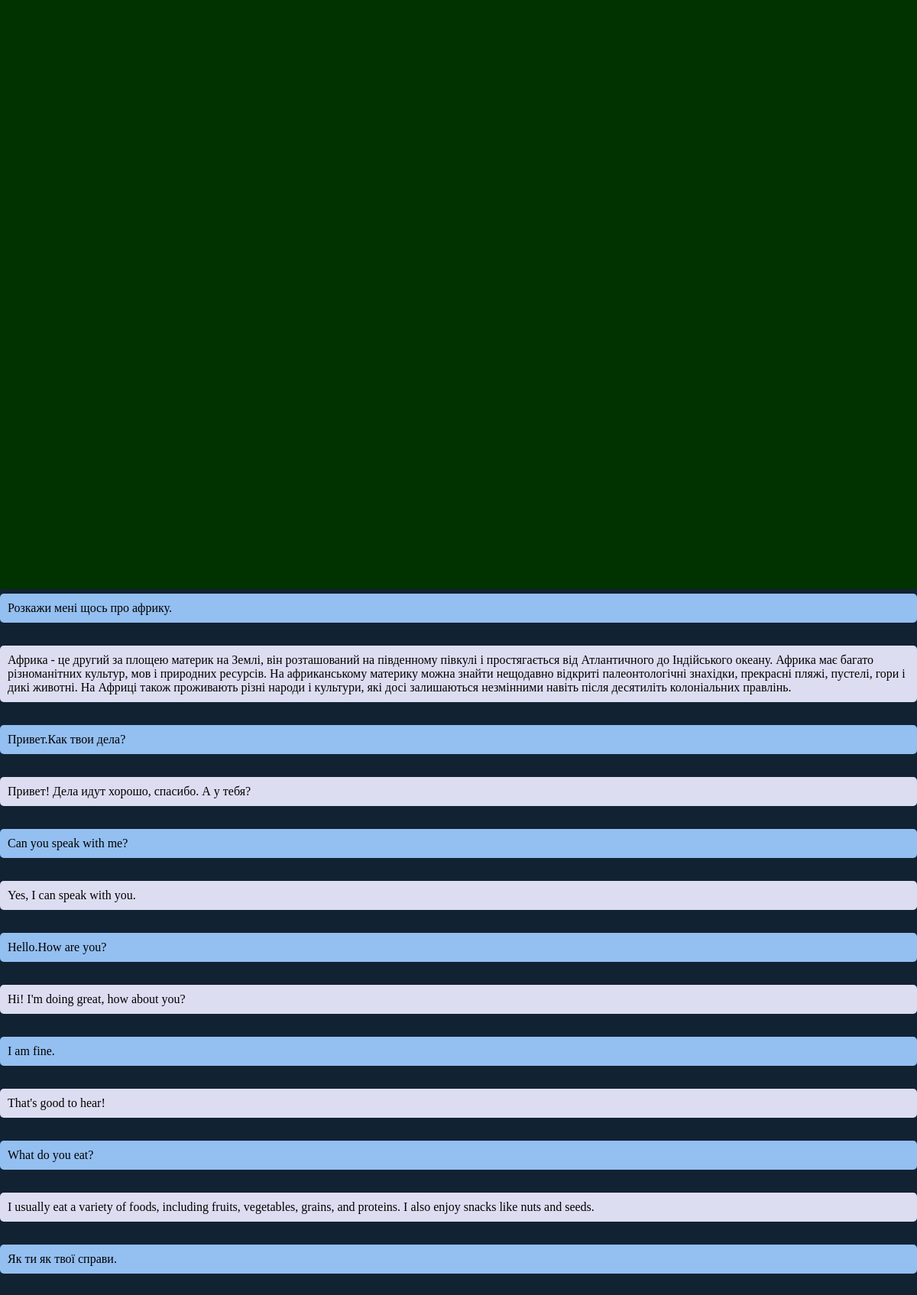
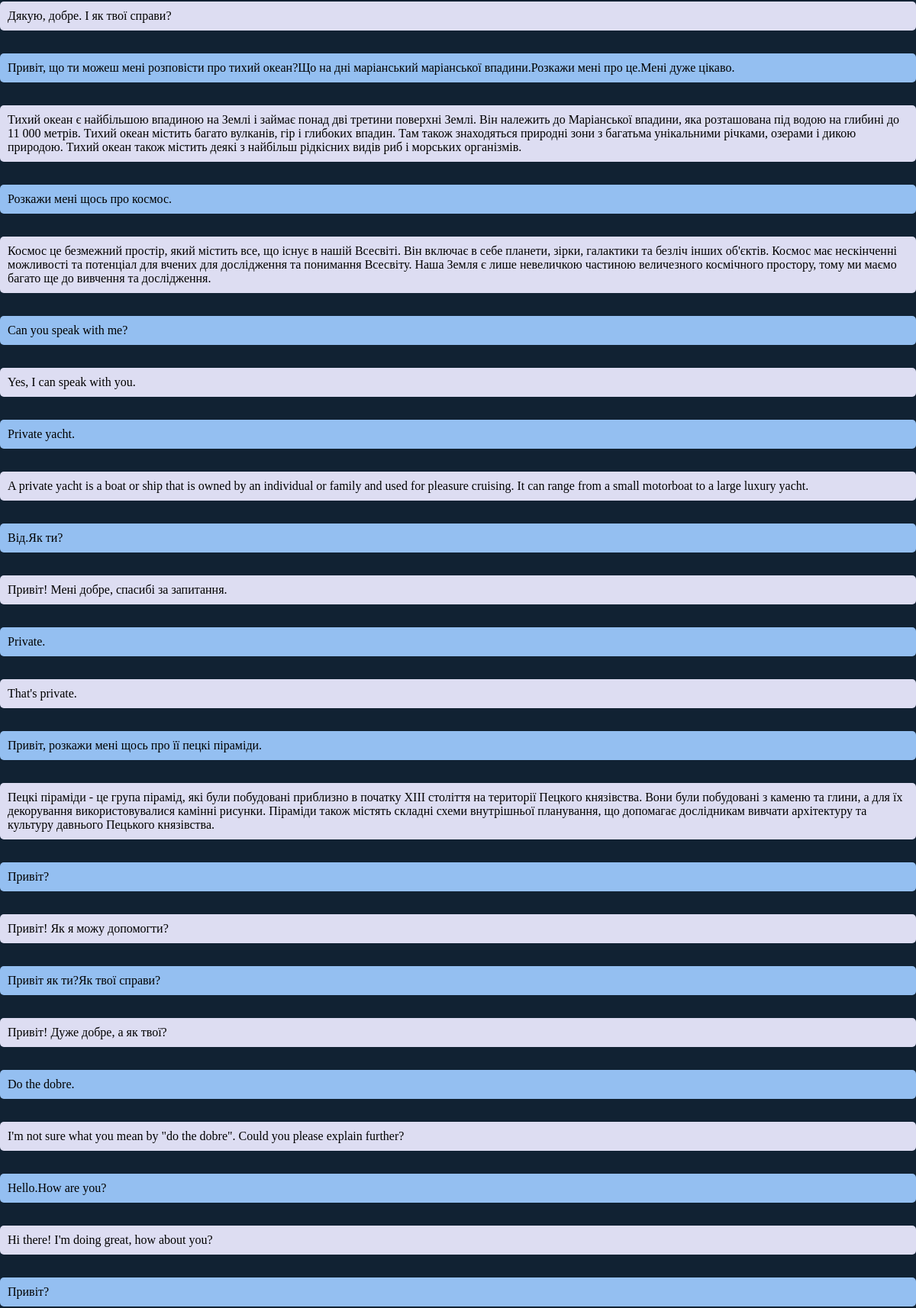
The page / (upper part) on the database its author committed (2 pictures, top to bottom).
### VoiceGPT/models.py (models this page shows)
class Message(models.Model):
    content = models.TextField()
    user_message = models.TextField()
    model_response = models.TextField()
    timestamp = models.DateTimeField(auto_now_add=True)
    class Meta:
        db_table = 'messages'

### VoiceGPT/views.py (the view)
# urls.py: path('', views.chat_view, name='chat'),
def chat_view(request):
    if request.method == 'POST':
        content_type = request.META.get('CONTENT_TYPE', '')
        if content_type == 'application/json':
            data = json.loads(request.body)
            received_text = data.get('text', '')
            if len(received_text) > 0:
                print(received_text)
                user_message = Message(user_message=received_text)
                user_message.save()
                response = handle_message(received_text)
                response_message = Message(model_response=response)
                response_message.save()
                form = MessageForm()
                messages = Message.objects.all().order_by('-timestamp')
                return render(request, 'chat.html', {'form': form, 'messages': messages, 'generated_response': response})
            else:
                return redirect('chat')
        elif content_type == 'application/x-www-form-urlencoded':
            content = request.POST.get('content')
            if len(content) > 0:
                print(content)
                user_message = Message(user_message=content)
                user_message.save()
                response = handle_message(content)
                response_message = Message(model_response=response)
                response_message.save()
                return redirect('chat')
            else:
                return redirect('chat')
    else:
        form = MessageForm()
    messages = Message.objects.all().order_by('-timestamp')
    return render(request, 'chat.html', {'form': form, 'messages': messages})

### VoiceGPT/templates/chat.html (shortened to what this page needs)
{% load static %}
<!DOCTYPE html>
<html lang="en">
<head>
    <link rel="stylesheet" href="{% static 'css/chat.css' %}">
</head>
<body>
    <div id="chat-container">
        <div id="chat-messages">
            {% for message in messages reversed %}
                {% if message.user_message %}
                    <div class="message user-message">{{ message.user_message }}</div>
                {% endif %}
                {% if message.model_response %}
                    <div class="message model-message">{{ message.model_response }}</div>
                {% endif %}
            {% endfor %}
        </div>
    </div>
</body>
</html>

### VoiceGPT/static/css/chat.css (style rules this page uses)
body { background-color: #003300; margin: 0; padding: 0; display: flex; flex-direction: column; align-items: center; justify-content: flex-end; height: 100vh; }
#chat-container { background-color: #112233; width: 100%; max-width: 1300px; display: flex; flex-direction: column-reverse; padding: 10px; border-radius: 10px; overflow-y: auto; max-height: 90vh; }

### rows shown on the page
Message: user_message "Розкажи мені щось про африку."
Message: model_response "Африка - це другий за площею материк на Землі, він розташований на південному півкулі і простягається від Атлантичного до Індійського океану. Африка має багато різноманітних культур, мов і природних ресурсів. На африканському материку можна знайти нещодавно відкриті палеонтологічні знахідки, прекрасні пляжі, пустелі, гори і дикі животні. На Африці також проживають різні народи і культури, які досі залишаються незмінними навіть після десятиліть колоніальних правлінь."
Message: user_message "Привет.Как твои дела?"
Message: model_response "Привет! Дела идут хорошо, спасибо. А у тебя?"
Message: user_message "Can you speak with me?"
Message: model_response "Yes, I can speak with you."
Message: user_message "Hello.How are you?"
Message: model_response "Hi! I'm doing great, how about you?"
Message: user_message "I am fine."
Message: model_response "That's good to hear!"
Message: user_message "What do you eat?"
Message: model_response "I usually eat a variety of foods, including fruits, vegetables, grains, and proteins. I also enjoy snacks like nuts and seeds."
Message: user_message "Як ти як твої справи."
Message: model_response "Дякую, добре. І як твої справи?"
Message: user_message "Привіт, що ти можеш мені розповісти про тихий океан?Що на дні маріанський маріанської впадини.Розкажи мені про це.Мені дуже цікаво."
Message: model_response "Тихий океан є найбільшою впадиною на Землі і займає понад дві третини поверхні Землі. Він належить до Маріанської впадини, яка розташована під водою на глибині до 11 000 метрів. Тихий океан містить багато вулканів, гір і глибоких впадин. Там також знаходяться природні зони з багатьма унікальними річками, озерами і дикою природою. Тихий океан також містить деякі з найбільш рідкісних видів риб і морських організмів."
Message: user_message "Розкажи мені щось про космос."
Message: model_response "Космос це безмежний простір, який містить все, що існує в нашій Всесвіті. Він включає в себе планети, зірки, галактики та безліч інших об'єктів. Космос має нескінченні можливості та потенціал для вчених для дослідження та понимання Всесвіту. Наша Земля є лише невеличкою частиною величезного космічного простору, тому ми маємо багато ще до вивчення та дослідження."
Message: user_message "Can you speak with me?"
Message: model_response "Yes, I can speak with you."
Message: user_message "Private yacht."
Message: model_response "A private yacht is a boat or ship that is owned by an individual or family and used for pleasure cruising. It can range from a small motorboat to a large luxury yacht."
Message: user_message "Від.Як ти?"
Message: model_response "Привіт! Мені добре, спасибі за запитання."
Message: user_message "Private."
Message: model_response "That's private."
Message: user_message "Привіт, розкажи мені щось про її пецкі піраміди."
Message: model_response "Пецкі піраміди - це група пірамід, які були побудовані приблизно в початку ХІІІ століття на території Пецкого князівства. Вони були побудовані з каменю та глини, а для їх декорування використовувалися камінні рисунки. Піраміди також містять складні схеми внутрішньої планування, що допомагає дослідникам вивчати архітектуру та культуру давнього Пецького князівства."
Message: user_message "Привіт?"
Message: model_response "Привіт! Як я можу допомогти?"
Message: user_message "Привіт як ти?Як твої справи?"
Message: model_response "Привіт! Дуже добре, а як твої?"
Message: user_message "Do the dobre."
Message: model_response "I'm not sure what you mean by \"do the dobre\". Could you please explain further?"
Message: user_message "Hello.How are you?"
Message: model_response "Hi there! I'm doing great, how about you?"
Message: user_message "Привіт?"
